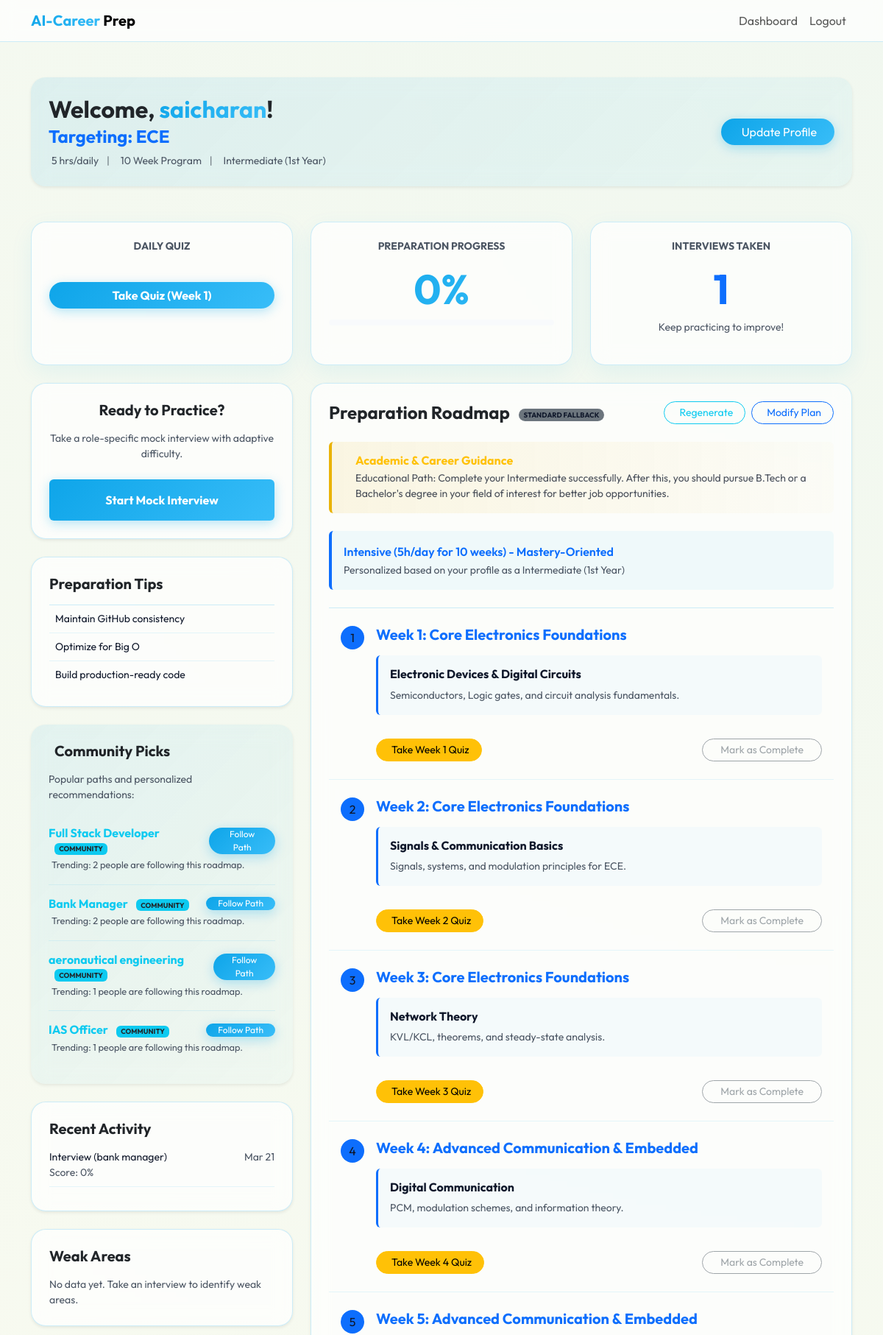
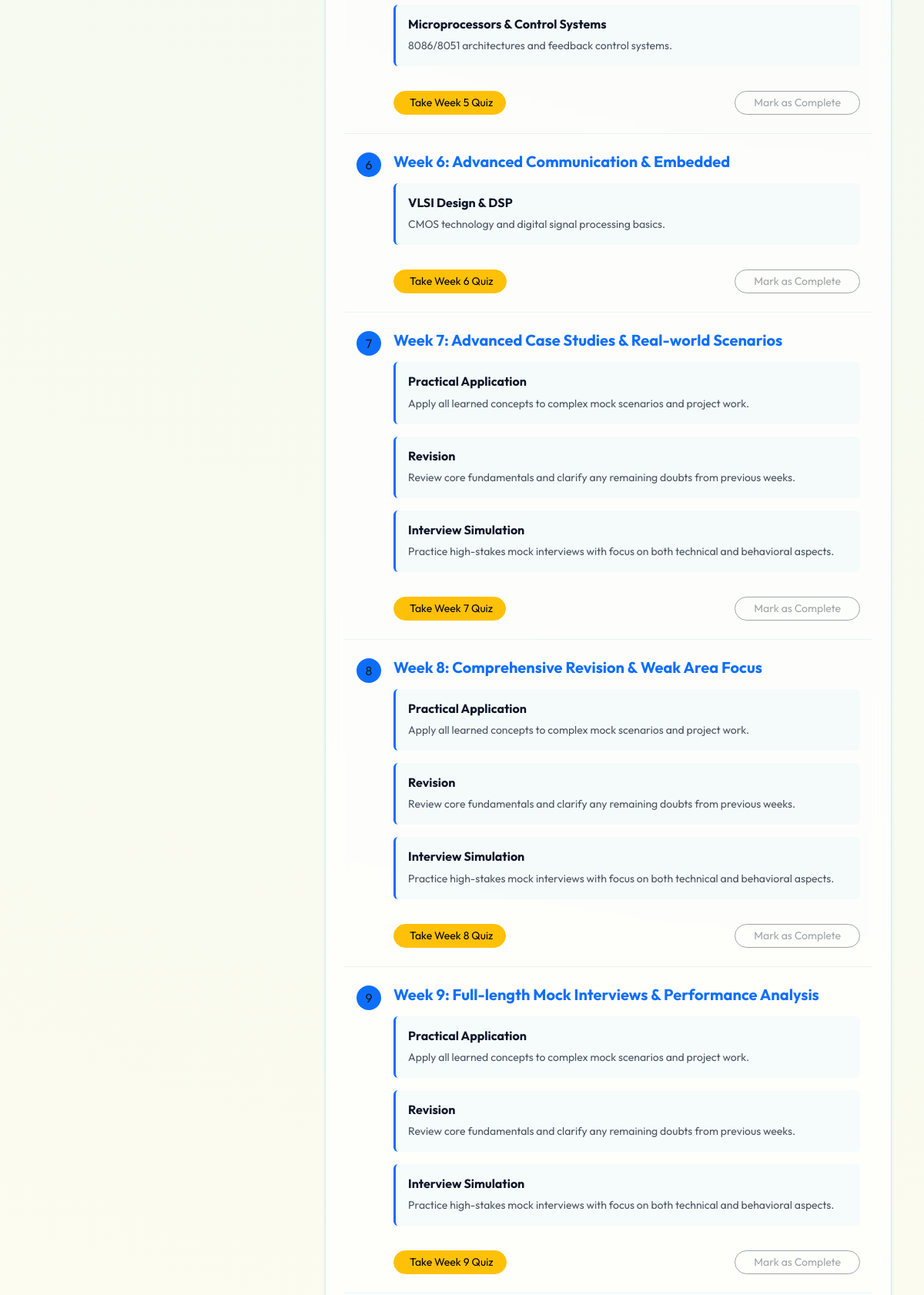
Page /dashboard (signed in, upper part) on the committed database (2 pictures, top to bottom).
### models.py (models this page shows)
class User(UserMixin, db.Model):
    id = db.Column(db.Integer, primary_key=True)
    username = db.Column(db.String(150), unique=True, nullable=False)
    email = db.Column(db.String(150), unique=True, nullable=False)
    password = db.Column(db.String(500), nullable=False)
    age = db.Column(db.Integer)
    education_level = db.Column(db.String(100))
    available_time = db.Column(db.String(100)) # e.g., "Full-time", "2 hours/day"
    desired_role = db.Column(db.String(100))
    prep_weeks = db.Column(db.Integer, default=1)
    readiness_score = db.Column(db.Integer, default=0)
    completed_modules = db.Column(db.String(500), default="") # Comma-separated indices
    reset_token = db.Column(db.String(100), unique=True)
    reset_token_expiry = db.Column(db.DateTime)
    sessions = db.relationship('InterviewSession', backref='user', lazy=True)

class InterviewSession(db.Model):
    id = db.Column(db.Integer, primary_key=True)
    user_id = db.Column(db.Integer, db.ForeignKey('user.id'), nullable=False)
    date = db.Column(db.DateTime, default=datetime.utcnow)
    role = db.Column(db.String(100))
    score = db.Column(db.Integer)
    weak_areas = db.Column(db.String(500)) # Comma-separated list

### app.py (the view)
    @app.route('/dashboard')
    @login_required
    def dashboard():
        from core.roadmap import generate_roadmap, get_recommendations
        from models import QuizAttempt
        roadmap_data = generate_roadmap(current_user)
        recommendations = get_recommendations(current_user)
        passed_attempts = QuizAttempt.query.filter_by(user_id=current_user.id).all()
        passed_weeks = [
            a.week_number for a in passed_attempts
            if a.score >= (a.total_questions * 0.7)
        ]
        completed_str = current_user.completed_modules or ""
        completed_indices = [int(i) for i in completed_str.split(',') if i]
        current_prep_week = 1
        for i in range(current_user.prep_weeks or 1):
            if i not in completed_indices:
                current_prep_week = i + 1
                break
            else:
                current_prep_week = i + 1
        return render_template('dashboard.html',
                               user=current_user,
                               roadmap=roadmap_data,
                               passed_weeks=passed_weeks,
                               current_week=current_prep_week,
                               recommendations=recommendations)

### templates/dashboard.html (shortened to what this page needs)
{% extends "base.html" %}
{% block content %}
<div class="row">
    <div class="col-12 mb-5">
        <div class="card card-glass p-4 border-0 shadow-sm" style="background: linear-gradient(135deg, rgba(14, 165, 233, 0.1) 0%, rgba(56, 189, 248, 0.05) 100%);">
            <div class="d-flex justify-content-between align-items-center">
                <div>
                    <h2 class="fw-bold mb-1">Welcome, <span class="gradient-text">{{ user.username }}</span>!</h2>
                    <h4 class="text-primary fw-bold mb-2">Targeting: {{ user.desired_role or 'Career Search' }}</h4>
                    <p class="text-muted mb-0 small">
                         {{ user.available_time }} hrs/daily
                        <span class="mx-2 text-secondary">|</span>
                         {{ user.prep_weeks }} Week Program
                        <span class="mx-2 text-secondary">|</span>
                         {{ user.education_level }}
                    </p>
                </div>
                <div class="text-end">
                    <a href="{{ url_for('onboarding') }}" class="btn btn-primary rounded-pill px-4">
                         Update Profile
                    </a>
                </div>
            </div>
        </div>
    </div>
    <div class="col-md-4 mb-4">
        <div class="card card-glass p-4 text-center h-100">
            <h6 class="text-muted text-uppercase small fw-bold">Daily Quiz</h6>
            <a href="{{ url_for('quiz', week=current_week) }}" class="btn btn-primary w-100 rounded-pill fw-bold">Take Quiz (Week {{ current_week }})</a>
        </div>
    </div>
    <div class="col-md-4 mb-4">
        <div class="card card-glass p-4 text-center h-100">
            <h6 class="text-muted text-uppercase small fw-bold">Preparation Progress</h6>
            <div class="display-4 fw-bold gradient-text my-2">{{ user.readiness_score }}%</div>
            <div class="progress bg-dark" style="height: 8px;">
            </div>
        </div>
    </div>
    <div class="col-md-4 mb-4">
        <div class="card card-glass p-4 text-center h-100">
            <h6 class="text-muted text-uppercase small fw-bold">Interviews Taken</h6>
            <div class="display-4 fw-bold text-primary my-2">{{ user.sessions|length }}</div>
            <p class="text-muted small">Keep practicing to improve!</p>
        </div>
    </div>
    <div class="col-md-4">
        <div class="card card-glass p-4 shadow-sm text-center mb-4">
            <h5 class="fw-bold mb-3">Ready to Practice?</h5>
            <p class="text-muted small mb-4">Take a role-specific mock interview with adaptive difficulty.</p>
            <a href="{{ url_for('start_interview') }}" class="btn btn-primary w-100 py-3 fw-bold">Start Mock Interview</a>
        </div>
        <div class="card card-glass p-4 shadow-sm mb-4">
            <h5 class="fw-bold mb-3">Preparation Tips</h5>
            <ul class="list-group list-group-flush bg-transparent small">
                {% for tip in roadmap.tips %}
                <li class="list-group-item bg-transparent text-white border-dark px-0 py-2">
                     {{ tip }}
                </li>
                {% endfor %}
            </ul>
        </div>
        <div class="card card-glass p-4 shadow-sm mb-4 border-0" style="background: linear-gradient(135deg, rgba(14, 165, 233, 0.08) 0%, rgba(56, 189, 248, 0.03) 100%);">
            <h5 class="fw-bold mb-3">Community Picks</h5>
            <p class="text-muted small mb-3">Popular paths and personalized recommendations:</p>
            <div class="list-group list-group-flush bg-transparent">
                {% for rec in recommendations %}
                <div class="list-group-item bg-transparent text-white border-dark px-0 py-3">
                    <div class="d-flex justify-content-between align-items-center mb-1">
                        <h6 class="fw-bold mb-0 text-info">
                            {{ rec.role }}
                            {% if rec.is_community %}
                            <span class="badge bg-info text-dark ms-2" style="font-size: 0.6rem;">COMMUNITY</span>
                            {% endif %}
                        </h6>
                        <a href="{{ url_for('adopt_roadmap', role_name=rec.role) }}" class="btn btn-primary btn-sm rounded-pill px-3 py-0 small" style="font-size: 0.75rem;">
                            {% if rec.is_community %}Follow Path{% else %}Switch{% endif %}
                        </a>
                    </div>
                    <p class="text-muted small mb-0" style="font-size: 0.8rem;">
                        {{ rec.description }}
                    </p>
                </div>
                {% endfor %}
            </div>
        </div>
        <div class="card card-glass p-4 shadow-sm mb-4">
            <h5 class="fw-bold mb-3">Recent Activity</h5>
            <div class="activity-feed small text-muted">
                {% if user.sessions %}
                    {% for session in user.sessions[:3] %}
                        <div class="mb-2 border-bottom border-dark pb-2">
                            <div class="d-flex justify-content-between">
                                <span class="text-white">Interview ({{ session.role }})</span>
                                <span>{{ session.date.strftime('%b %d') }}</span>
                            </div>
                            <span>Score: {{ session.score }}%</span>
                        </div>
                    {% endfor %}
                {% else %}
                    <p>No recent activity found.</p>
                {% endif %}
            </div>
        </div>
        <div class="card card-glass p-4 shadow-sm">
            <h5 class="fw-bold mb-3">Weak Areas</h5>
            <div class="text-white">
                {% if user.sessions and user.sessions[-1].weak_areas %}
                    {% for area in user.sessions[-1].weak_areas.split(',') %}
                        <span class="badge bg-danger mb-1">{{ area.strip() }}</span>
                    {% endfor %}
                {% else %}
                    <p class="text-muted italic small mb-0">No data yet. Take an interview to identify weak areas.</p>
                {% endif %}
            </div>
        </div>
    </div>
    <div class="col-md-8">
        <div class="card card-glass p-4 shadow-sm mb-4">
            <div class="d-flex justify-content-between align-items-center mb-4">
                <h4 class="fw-bold mb-0">
                    Preparation Roadmap
                    {% if roadmap.is_ai %}
                    <span class="badge rounded-pill bg-info text-dark ms-2" style="font-size: 0.6rem; vertical-align: middle;">AI PERSONALIZED</span>
                    {% else %}
                    <span class="badge rounded-pill bg-secondary text-white ms-2" style="font-size: 0.6rem; vertical-align: middle;">STANDARD FALLBACK</span>
                    {% endif %}
                </h4>
                <div class="d-flex gap-2">
                    <a href="{{ url_for('regenerate_roadmap') }}" class="btn btn-outline-info btn-sm rounded-pill px-3">
                         Regenerate
                    </a>
                    <a href="{{ url_for('onboarding') }}" class="btn btn-outline-primary btn-sm rounded-pill px-3">
                         Modify Plan
                    </a>
                </div>
            </div>
            {% if roadmap.guidance %}
            <div class="guidance-card p-3 rounded mb-4 d-flex align-items-center" style="background: linear-gradient(90deg, rgba(234, 179, 8, 0.1) 0%, rgba(234, 179, 8, 0.02) 100%); border-left: 4px solid #eab308;">
                <div>
                    <h6 class="fw-bold mb-1 text-warning">Academic & Career Guidance</h6>
                    <p class="mb-0 small text-white opacity-75">{{ roadmap.guidance }}</p>
                </div>
            </div>
            {% endif %}
            <div class="roadmap-summary p-3 rounded border-start border-primary border-4 mb-4" style="background: rgba(14, 165, 233, 0.05);">
                <p class="mb-0 fw-semibold text-primary">{{ roadmap.strategy }}</p>
                <small class="text-muted">Personalized based on your profile as a {{ user.education_level }}</small>
            </div>
            <div class="list-group list-group-flush bg-transparent">
                {% for module in roadmap.modules %}
                {% set module_idx = loop.index0 %}
                {% set is_completed = (module_idx|string) in user.completed_modules.split(',') %}
                <div class="list-group-item bg-transparent text-white border-secondary py-4 {% if is_completed %}opacity-50{% endif %}" style="position: relative;">
                    <div class="d-flex align-items-start">
                        <div class="me-3 {% if is_completed %}bg-success{% else %}bg-primary{% endif %} rounded-circle d-flex align-items-center justify-content-center flex-shrink-0" style="width: 32px; height: 32px;">
                            {% if is_completed %}<i class="bi bi-check-lg"></i>{% else %}{{ loop.index }}{% endif %}
                        </div>
                        <div class="w-100">
                            <h5 class="mb-3 fw-bold {% if is_completed %}text-success text-decoration-line-through{% else %}text-primary{% endif %}">{{ module.title }}</h5>
                            <div class="row">
                                {% for subject in module.subjects %}
                                <div class="col-12 mb-3">
                                    <div class="p-3 rounded border-start border-primary border-3" style="background: rgba(14, 165, 233, 0.03);">
                                        <h6 class="fw-bold mb-2">{{ subject.name }}</h6>
                                        <p class="text-muted small mb-0">{{ subject.content }}</p>
                                    </div>
                                </div>
                                {% endfor %}
                            </div>
                            <div class="d-flex justify-content-between align-items-center mt-3">
                                <div>
                                    {% set week_num = module_idx + 1 %}
                                    {% if week_num in passed_weeks %}
                                        <span class="badge bg-success"><i class="bi bi-patch-check-fill me-1"></i> Quiz Passed</span>
                                    {% else %}
                                        <a href="{{ url_for('quiz', week=week_num) }}" class="btn btn-warning btn-sm rounded-pill px-3">
                                             Take Week {{ week_num }} Quiz
                                        </a>
                                    {% endif %}
                                </div>
                                <div>
                                    <a href="{{ url_for('toggle_module', module_idx=module_idx) }}"
                                       class="btn {% if is_completed %}btn-success{% elif week_num in passed_weeks %}btn-outline-primary{% else %}btn-outline-secondary disabled{% endif %} btn-sm rounded-pill px-4">
                                        {% if is_completed %}
                                            <i class="bi bi-arrow-repeat me-1"></i> Study Again
                                        {% else %}
                                            Mark as Complete
                                        {% endif %}
                                    </a>
                                </div>
                            </div>
                        </div>
                    </div>
                </div>
                {% endfor %}
            </div>
        </div>
    </div>
</div>
{% endblock %}

### rows in the picture
User: username "saicharan", desired_role "ECE", available_time "5", prep_weeks "10", education_level "Intermediate (1st Year)", readiness_score "0"
InterviewSession: role "bank manager", date "Mar 21", score "0"

### other values in the picture
{{ current_week }} "1"
{{ user.sessions|length }} "1"
{{ tip }} "Maintain GitHub consistency" "Optimize for Big O" "Build production-ready code"
{{ rec.role }} "Full Stack Developer" "Bank Manager" "aeronautical engineering" "IAS Officer"
{{ rec.description }} "Trending: 2 people are following this roadmap." "Trending: 2 people are following this roadmap." "Trending: 1 people are following this roadmap." "Trending: 1 people are following this roadmap."
{{ roadmap.guidance }} "Educational Path: Complete your Intermediate successfully. After this, you should pursue B.Tech or a Bachelor's degree in your field of interest for better job opportunities."
{{ roadmap.strategy }} "Intensive (5h/day for 10 weeks) - Mastery-Oriented"
{{ module.title }} "Week 1: Core Electronics Foundations" "Week 2: Core Electronics Foundations" "Week 3: Core Electronics Foundations" "Week 4: Advanced Communication & Embedded" "Week 5: Advanced Communication & Embedded" "Week 6: Advanced Communication & Embedded" "Week 7: Advanced Case Studies & Real-world Scenarios" "Week 8: Comprehensive Revision & Weak Area Focus" "Week 9: Full-length Mock Interviews & Performance Analysis"
{{ subject.name }} "Electronic Devices & Digital Circuits" "Signals & Communication Basics" "Network Theory" "Digital Communication" "Microprocessors & Control Systems" "VLSI Design & DSP" "Practical Application" "Revision" "Interview Simulation" "Practical Application" "Revision" "Interview Simulation" "Practical Application" "Revision" "Interview Simulation"
{{ subject.content }} "Semiconductors, Logic gates, and circuit analysis fundamentals." "Signals, systems, and modulation principles for ECE." "KVL/KCL, theorems, and steady-state analysis." "PCM, modulation schemes, and information theory." "8086/8051 architectures and feedback control systems." "CMOS technology and digital signal processing basics." "Apply all learned concepts to complex mock scenarios and project work." "Review core fundamentals and clarify any remaining doubts from previous weeks." "Practice high-stakes mock interviews with focus on both technical and behavioral aspects." "Apply all learned concepts to complex mock scenarios and project work." "Review core fundamentals and clarify any remaining doubts from previous weeks." "Practice high-stakes mock interviews with focus on both technical and behavioral aspects." "Apply all learned concepts to complex mock scenarios and project work." "Review core fundamentals and clarify any remaining doubts from previous weeks." "Practice high-stakes mock interviews with focus on both technical and behavioral aspects."
{{ week_num }} "1" "2" "3" "4" "5" "6" "7" "8" "9"
